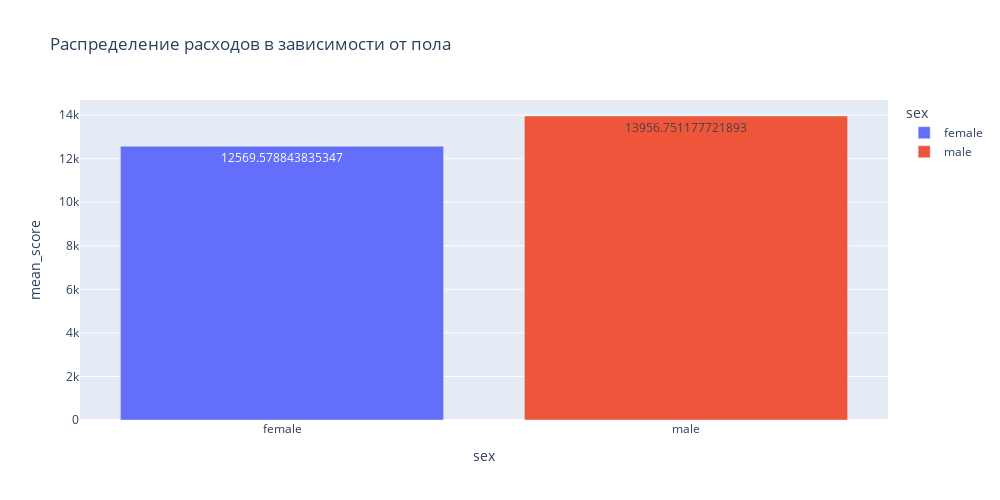

This figure's notebook cell:
### Code cell
grouped = data.groupby('sex', as_index=False).agg(mean_score=('charges', 'mean'))
display(grouped)
# посмотрим какое было количество расходов в зависимости от пола
#строим график
fig = px.bar(
    data_frame=grouped, #датафрейм
    x='sex', #ось x
    y='mean_score', #ось y
    color='sex', #расцветка в зависимости от страны
    text = 'mean_score', #текст на столбцах
    orientation='v', #ориентация графика
    height=500, #высота
    width=1000, #ширина
    title='Распределение расходов в зависимости от пола' #заголовок
)
#отображаем его
fig.show()

### Figure 1 — Plotly figure (JSON) as saved in the notebook; plotly's stock layout.template omitted (floating-point values rounded to 4 significant figures)
{"data": [{"alignmentgroup": "True", "hovertemplate": "sex=%{x}<br>mean_score=%{text}<extra></extra>", "legendgroup": "female", "marker": {"color": "#636efa", "pattern": {"shape": ""}}, "name": "female", "offsetgroup": "female", "orientation": "v", "showlegend": true, "text": [12570.0], "textposition": "auto", "type": "bar", "x": ["female"], "xaxis": "x", "y": [12570.0], "yaxis": "y"}, {"alignmentgroup": "True", "hovertemplate": "sex=%{x}<br>mean_score=%{text}<extra></extra>", "legendgroup": "male", "marker": {"color": "#EF553B", "pattern": {"shape": ""}}, "name": "male", "offsetgroup": "male", "orientation": "v", "showlegend": true, "text": [13960.0], "textposition": "auto", "type": "bar", "x": ["male"], "xaxis": "x", "y": [13960.0], "yaxis": "y"}], "layout": {"barmode": "relative", "height": 500, "legend": {"title": {"text": "sex"}, "tracegroupgap": 0}, "title": {"text": "Распределение расходов в зависимости от пола"}, "width": 1000, "xaxis": {"anchor": "y", "categoryarray": ["female", "male"], "categoryorder": "array", "domain": [0, 1], "title": {"text": "sex"}}, "yaxis": {"anchor": "x", "domain": [0, 1], "title": {"text": "mean_score"}}}}
